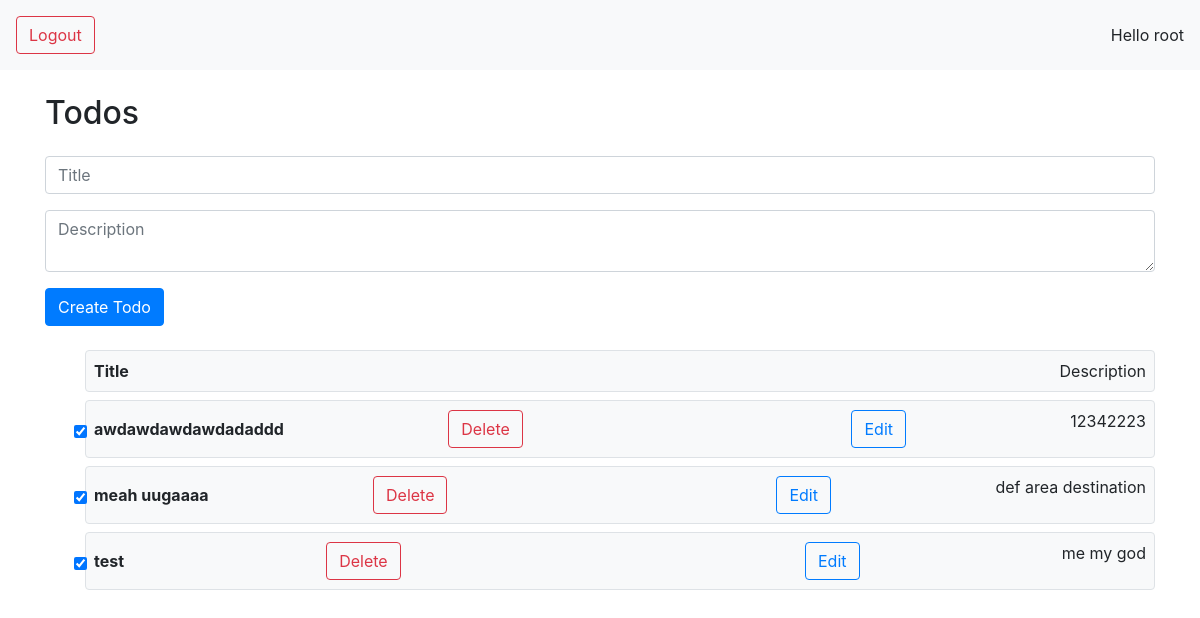
The app's page / (signed in) with its own data.
### todos/models.py (models this page shows, shortened)
class Todo(models.Model):
    user = models.ForeignKey(settings.AUTH_USER_MODEL, on_delete=models.CASCADE, related_name='todos')
    title = models.CharField(max_length=100)
    description = models.TextField()
    completed = models.BooleanField(default=False)

### todos/views.py (the view)
# urls.py: path('', views.index, name='index'),
def index(request):
    if not request.user.is_authenticated:
        return render(request, 'todos/login.html')
    elif request.user.is_authenticated:
        username = request.user.username
        todos = Todo.objects.filter(user=request.user)
        context = {
            'username': username,
            'todos': todos,
        }
        return render(request, 'todos/index.html', context=context)
    else:
        return HttpResponse("Invalid request method", status=405)

### todos/templates/todos/index.html (shortened to what this page needs)
<!DOCTYPE html>
<html lang="en">
<head>
    <link rel="stylesheet" href="https://stackpath.bootstrapcdn.com/bootstrap/4.5.2/css/bootstrap.min.css">
</head>
<body>
    <header class="d-flex justify-content-between align-items-center p-3 bg-light">
        <nav class="d-flex gap-3">
            <button onclick="logout()" class="btn btn-outline-danger">Logout</button>
        </nav>
        Hello {{ user.username }}
    </header>
    <section class="container mt-4">
        <h2 class="mb-4">Todos</h2>
        <form method="post" action="{% url 'create_todo' %}" class="mb-4">
            <div class="form-group">
                <input type="text" name="title" placeholder="Title" class="form-control" required>
            </div>
            <div class="form-group">
                <textarea name="description" placeholder="Description" class="form-control"></textarea>
            </div>
            <button type="submit" class="btn btn-primary">Create Todo</button>
        </form>
        <ul>
            <li class="mb-2 d-flex justify-content-between align-items-center border p-2 rounded bg-light">
                <strong class="form-label">Title</strong> Description
            </li>
            {% for todo in todos %}
                <li class="mb-2 d-flex justify-content-between align-items-center border p-2 rounded bg-light">
                    <strong class="form-label">{{ todo.title }}</strong>
                    <button onclick="deleteTodo({{ todo.id }})" class="btn btn-outline-danger form-button m-auto">Delete</button>
                    <a href="{% url 'edit_todo' todo.id %}" class="btn btn-outline-primary form-button m-auto">Edit</a>
                    <p class="text-nowrapping">{{ todo.description }}</p>
                    <input data-url="{% url 'toggle_todo_completion' todo.id %}" type="checkbox" {% if todo.completed %} checked {% endif %}  class="form-check-input"  onclick="toggleTodoCompletion(this.checked)">
                </li>
            {% endfor %}
        </ul>
    </section>
</body>
</html>

### records on screen
Todo: title "awdawdawdawdadaddd", description "12342223", completed "☑"
Todo: title "meah uugaaaa", description "def area destination", completed "☑"
Todo: title "test", description "me my god", completed "☑"

### other values on screen
{{ user.username }} "root"
